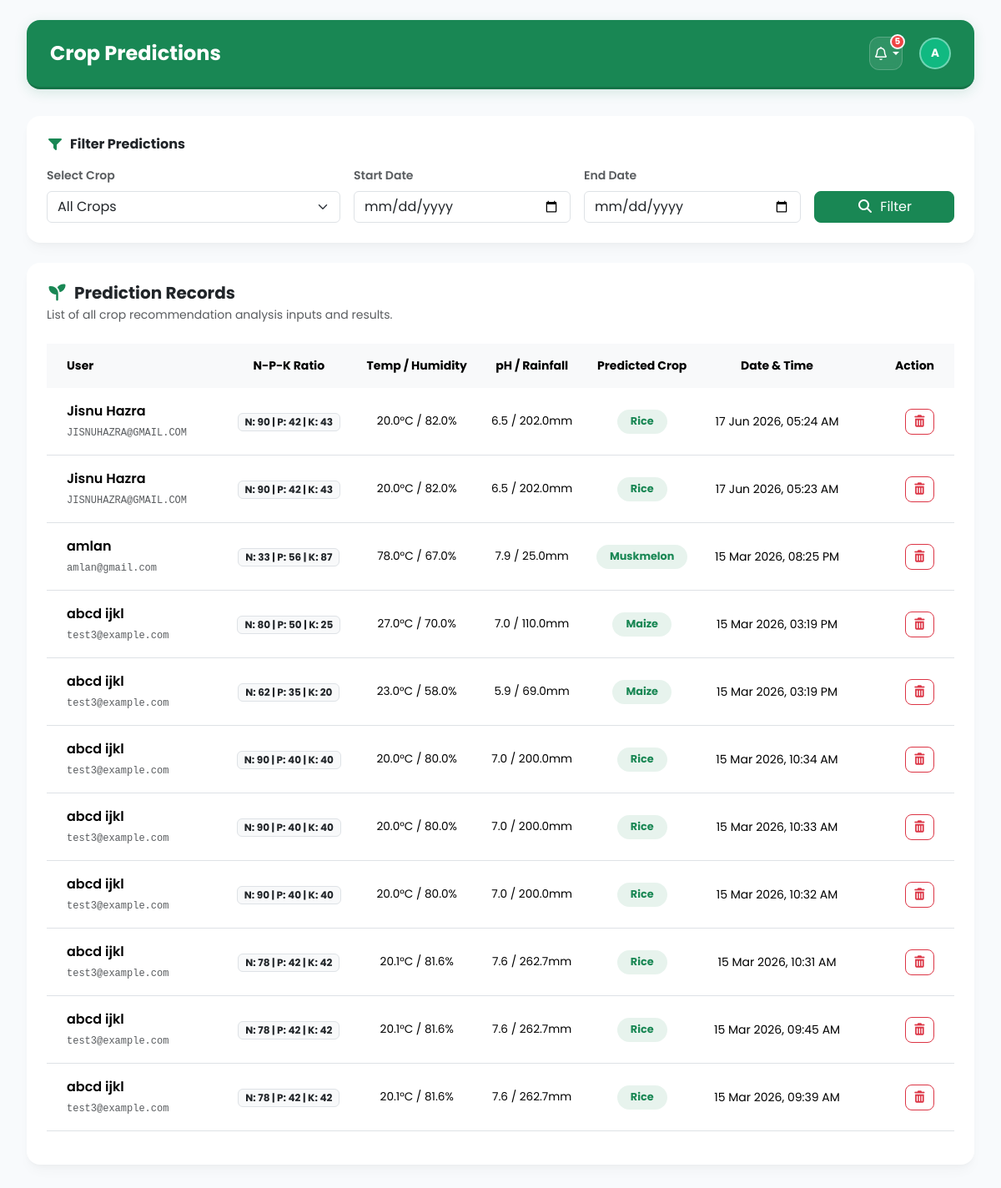
/admin_view_predictions/ (signed in), run on an earlier commit of the app's database.
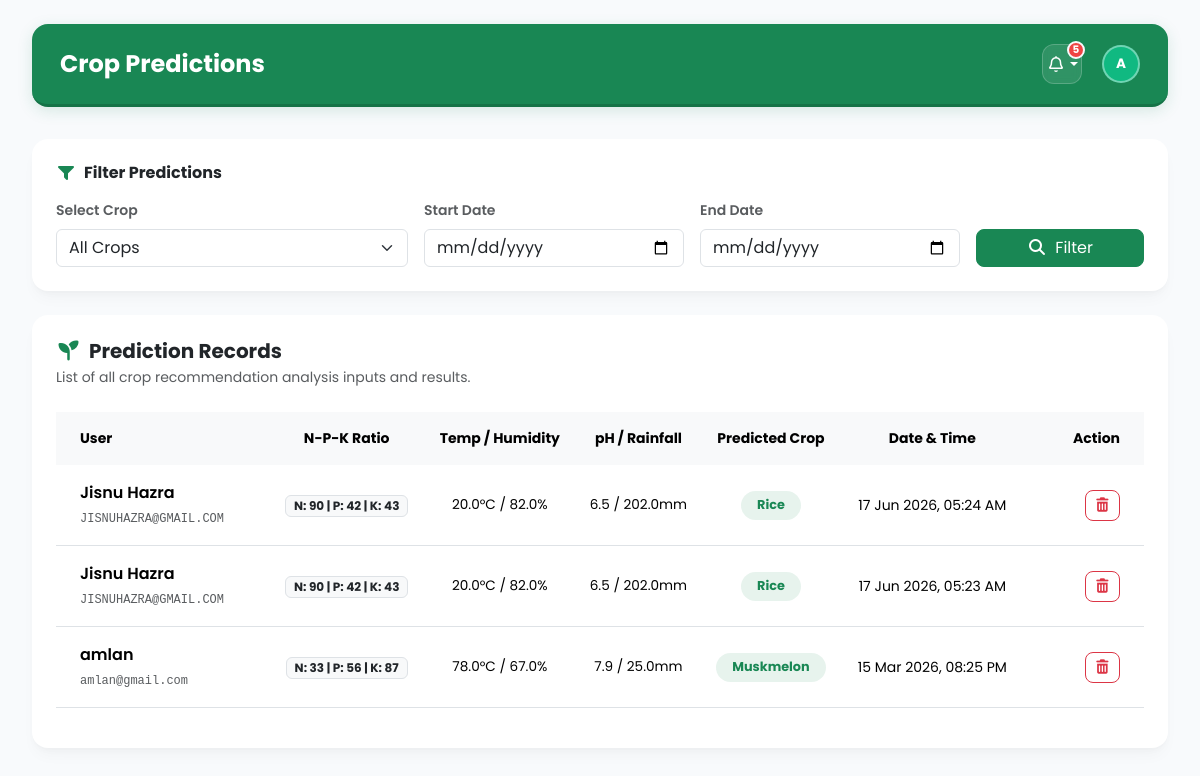
And on a later commit of the database.
### recommender/models.py (models this page shows, shortened)
class Prediction(models.Model):
    user = models.ForeignKey(User, on_delete=models.CASCADE, related_name='predictions')
    N = models.FloatField()
    P = models.FloatField()
    K = models.FloatField()
    temperature = models.FloatField()
    humidity = models.FloatField()
    ph = models.FloatField()
    rainfall = models.FloatField()
    predicted_crop = models.CharField(max_length=15)
    created_at = models.DateTimeField(auto_now_add=True)
    class Meta:
        ordering = ['-created_at']

### recommender/views.py (the view)
# urls.py: path('admin_view_predictions/',admin_view_predictions,name='admin_view_predictions'),
@user_passes_test(is_staff, login_url='admin_login')
def admin_view_predictions(request):
    qs = Prediction.objects.select_related('user')
    crop = request.GET.get('crop')
    start = request.GET.get('start')
    end = request.GET.get('end')
    if crop:
        qs = qs.filter(predicted_crop__iexact=crop)
    d_start = parse_date(start) if start else None
    d_end = parse_date(end) if end else None
    if d_start:
        qs = qs.filter(created_at__date__gte=d_start)
    if d_end:
        qs = qs.filter(created_at__date__lte=d_end)
    qs = qs.order_by('-created_at')
    grouped_predictions = defaultdict(list)
    for p in qs:
        grouped_predictions[p.user].append(p)
    crops = (
        Prediction.objects
        .order_by('predicted_crop')
        .values_list('predicted_crop', flat=True)
        .distinct()
    )
    context = {
        "qs": qs,
        "grouped_predictions": grouped_predictions.items(),
        "crops": crops,
        "current_crop": crop,
        "start": start,
        "end": end,
    }
    return render(
        request,
        "admin_view_predictions.html",
        context
    )

### recommender/views.py (called while the page is built)
def is_staff(user):
    return user.is_authenticated and user.is_staff

### recommender/templates/admin_view_predictions.html (shortened to what the changed rows need)
{% extends 'admin_base.html' %}
{% load static %}
{% block content %}
<div class="container-fluid p-0" style="animation: fadeIn 0.5s ease-in-out;">
    <div class="card dashboard-card border-0 mb-4">
        <div class="card-body p-4">
            <div class="table-responsive">
                <table class="table table-hover align-middle">
                    <thead class="table-light text-muted small uppercase">
                        <tr>
                            <th class="border-0 px-4 py-3">User</th>
                            <th class="border-0 py-3 text-center">N-P-K Ratio</th>
                            <th class="border-0 py-3 text-center">Temp / Humidity</th>
                            <th class="border-0 py-3 text-center">pH / Rainfall</th>
                            <th class="border-0 py-3 text-center">Predicted Crop</th>
                            <th class="border-0 py-3 text-center">Date & Time</th>
                            <th class="border-0 px-4 py-3 text-end" style="width: 120px;">Action</th>
                        </tr>
                    </thead>
                    <tbody>
                        {% if qs %}
                            {% for p in qs %}
                                <tr>
                                    <td class="px-4 py-3">
                                        <div class="fw-semibold text-slate-800">{{ p.user.get_full_name|default:p.user.username }}</div>
                                        <span class="text-muted small font-monospace" style="font-size:0.75rem;">{{ p.user.username }}</span>
                                    </td>
                                    <td class="py-3 text-center">
                                        <span class="badge bg-light text-dark border px-2 py-1" style="font-size:0.75rem;">
                                            N: {{ p.N|floatformat:0 }} | P: {{ p.P|floatformat:0 }} | K: {{ p.K|floatformat:0 }}
                                        </span>
                                    </td>
                                    <td class="py-3 text-center text-slate-600" style="font-size: 0.85rem;">
                                        {{ p.temperature|floatformat:1 }}°C / {{ p.humidity|floatformat:1 }}%
                                    </td>
                                    <td class="py-3 text-center text-slate-600" style="font-size: 0.85rem;">
                                        {{ p.ph|floatformat:1 }} / {{ p.rainfall|floatformat:1 }}mm
                                    </td>
                                    <td class="py-3 text-center">
                                        <span class="badge bg-success bg-opacity-10 text-success fw-bold px-3 py-2 rounded-pill" style="font-size:0.8rem;">
                                            {{ p.predicted_crop|title }}
                                        </span>
                                    </td>
                                    <td class="py-3 text-center text-slate-500 small">
                                        {{ p.created_at|date:"d M Y, h:i A" }}
                                    </td>
                                    <td class="px-4 py-3 text-end">
                                        <a href="{% url 'admin_delete_prediction' p.id %}"
                                           class="btn btn-outline-danger btn-sm rounded-3"
                                           onclick="return confirm('Are you sure you want to delete this prediction?')">
                                            <i class="fa-solid fa-trash-can"></i>
                                        </a>
                                    </td>
                                </tr>
                            {% endfor %}
                        {% endif %}
                    </tbody>
                </table>
            </div>
        </div>
    </div>
</div>
{% endblock %}

What changed in the data, as far as the page shows it:
removed Prediction: user.get_full_name "abcd ijkl", user.username "test3@example.com", N "80", P "50", K "25", temperature "27.0", humidity "70.0", ph "7.0", rainfall "110.0", predicted_crop "Maize", created_at "15 Mar 2026, 03:19 PM"
removed Prediction: user.get_full_name "abcd ijkl", user.username "test3@example.com", N "62", P "35", K "20", temperature "23.0", humidity "58.0", ph "5.9", rainfall "69.0", predicted_crop "Maize", created_at "15 Mar 2026, 03:19 PM"
removed Prediction: user.get_full_name "abcd ijkl", user.username "test3@example.com", N "90", P "40", K "40", temperature "20.0", humidity "80.0", ph "7.0", rainfall "200.0", predicted_crop "Rice", created_at "15 Mar 2026, 10:34 AM"
removed Prediction: user.get_full_name "abcd ijkl", user.username "test3@example.com", N "90", P "40", K "40", temperature "20.0", humidity "80.0", ph "7.0", rainfall "200.0", predicted_crop "Rice", created_at "15 Mar 2026, 10:33 AM"
removed Prediction: user.get_full_name "abcd ijkl", user.username "test3@example.com", N "90", P "40", K "40", temperature "20.0", humidity "80.0", ph "7.0", rainfall "200.0", predicted_crop "Rice", created_at "15 Mar 2026, 10:32 AM"
removed Prediction: user.get_full_name "abcd ijkl", user.username "test3@example.com", N "78", P "42", K "42", temperature "20.1", humidity "81.6", ph "7.6", rainfall "262.7", predicted_crop "Rice", created_at "15 Mar 2026, 10:31 AM"
removed Prediction: user.get_full_name "abcd ijkl", user.username "test3@example.com", N "78", P "42", K "42", temperature "20.1", humidity "81.6", ph "7.6", rainfall "262.7", predicted_crop "Rice", created_at "15 Mar 2026, 09:45 AM"
removed Prediction: user.get_full_name "abcd ijkl", user.username "test3@example.com", N "78", P "42", K "42", temperature "20.1", humidity "81.6", ph "7.6", rainfall "262.7", predicted_crop "Rice", created_at "15 Mar 2026, 09:39 AM"
